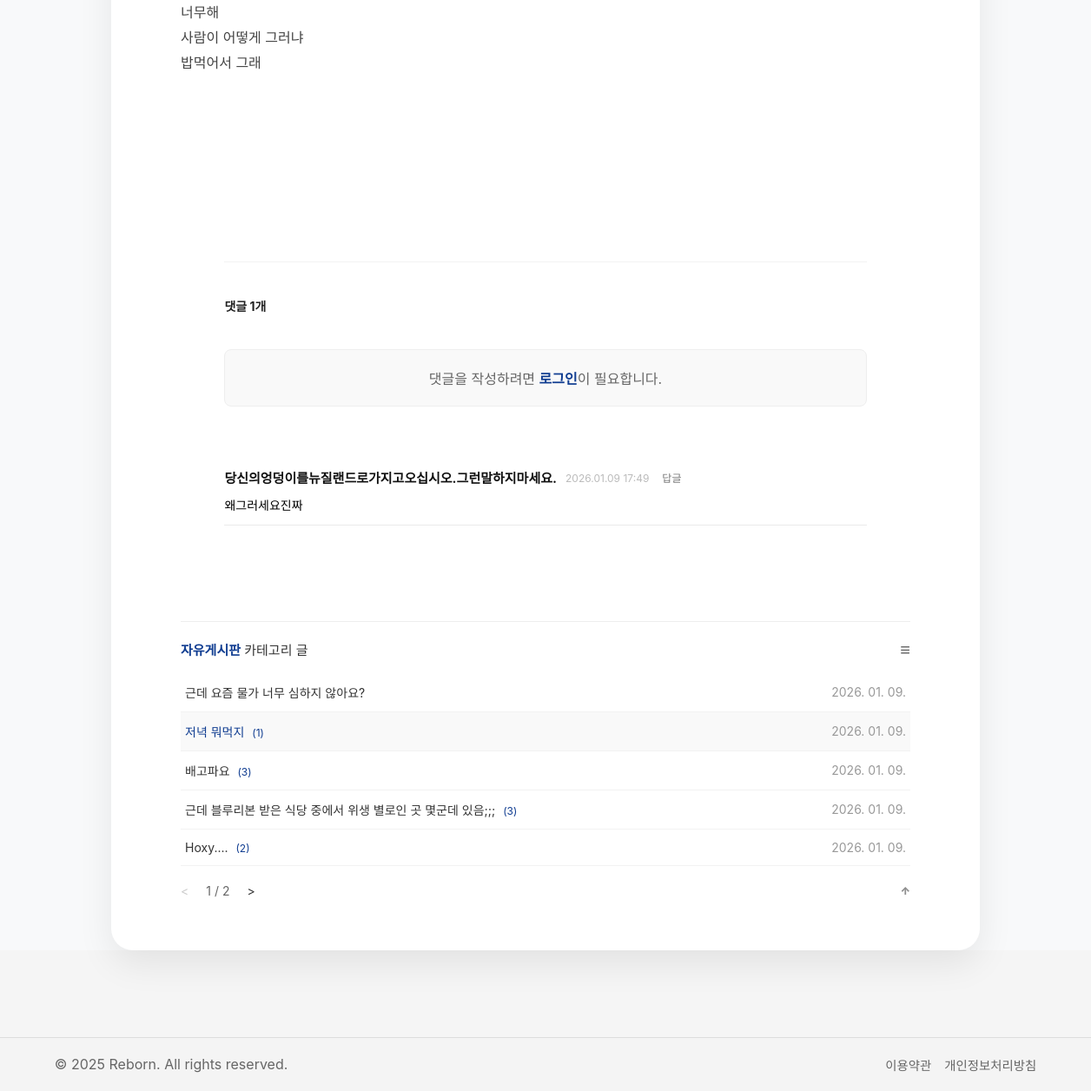
The app's page /board/bview/39/ (lower part), older data.
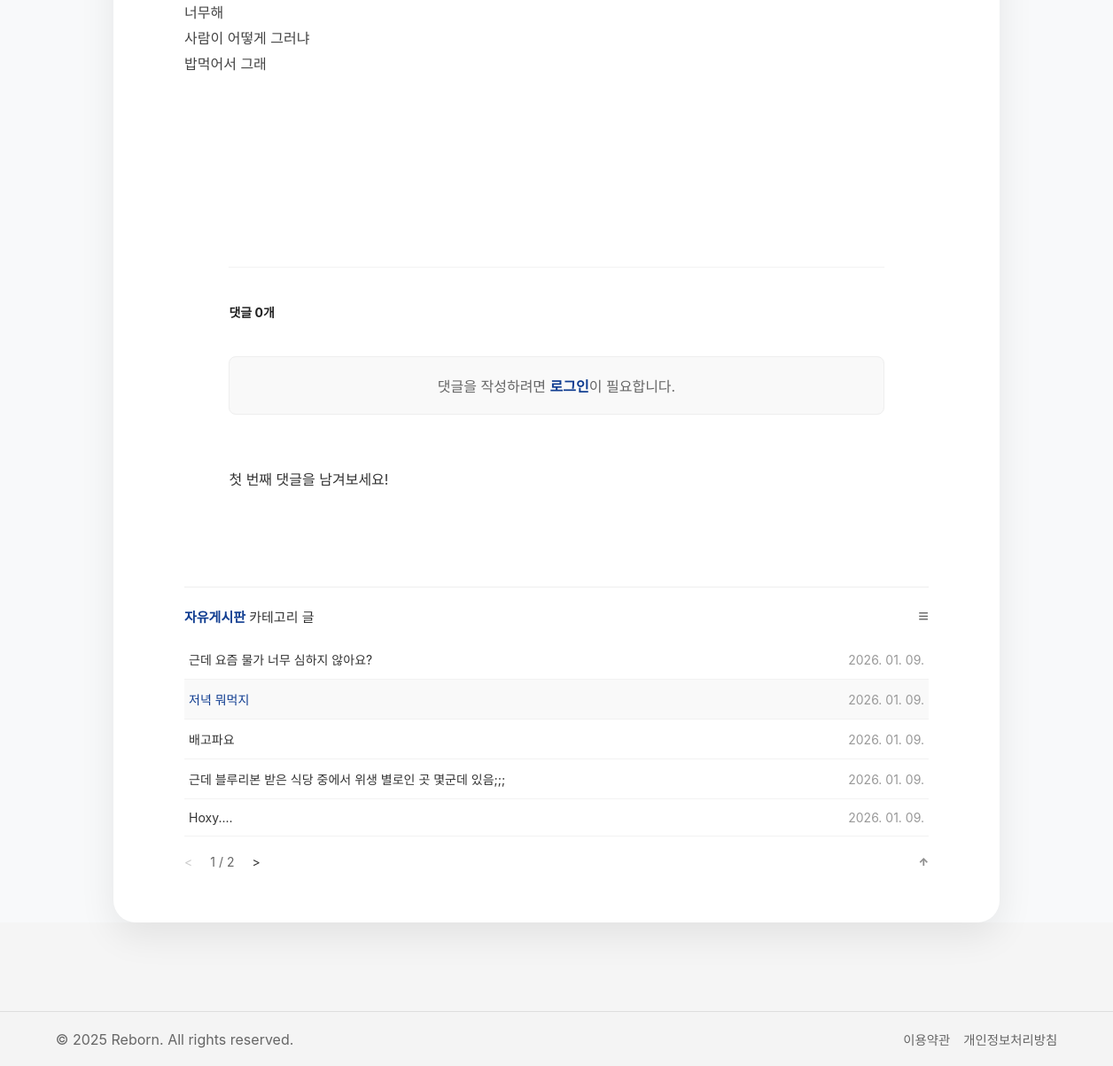
The same page, newer data.
### board/models.py (models this page shows, shortened)
class Post(models.Model):
    title = models.CharField(max_length=200)
    content = models.TextField()
    author = models.CharField(max_length=50, default='익명')
    created_at = models.DateTimeField(auto_now_add=True)
    views = models.PositiveIntegerField(default=0)
    likes = models.PositiveIntegerField(default=0)
    category = models.CharField(max_length=20, default='general')
    topic = models.CharField(max_length=20, null=True, blank=True)
    is_notice = models.BooleanField(default=False, null=True)  # 상단 고정 여부
    class Meta:
        ordering = ['-is_notice', '-created_at']

class Comment(models.Model):
    post = models.ForeignKey(Post, on_delete=models.CASCADE, related_name='comments')
    author = models.CharField(max_length=50)
    content = models.TextField()
    created_at = models.DateTimeField(auto_now_add=True)
    image = models.ImageField(upload_to='comments/%Y/%m/%d/', null=True, blank=True)
    parent = models.ForeignKey('self', on_delete=models.CASCADE, null=True, blank=True, related_name='replies')

### board/views.py (the view)
# urls.py: path('bview/<int:bno>/', views.bview, name='bview'),
def bview(request, bno):
    post = get_object_or_404(Post, id=bno)
    print(f"--- 현재 카테고리: [{post.category}] ---")
    viewed_posts = request.session.get('viewed_posts', [])
    if bno not in viewed_posts:
        post.views += 1
        post.save()
        viewed_posts.append(bno)
        request.session['viewed_posts'] = viewed_posts
        request.session.modified = True
    all_category_posts = Post.objects.filter(category=post.category).order_by('-created_at')
    paginator = Paginator(all_category_posts, 5)
    page_number = request.GET.get('page', 1) # URL에 page 파라미터가 없으면 1페이지
    posts_in_category = paginator.get_page(page_number)
    prev_post = Post.objects.filter(
        category=post.category,
        created_at__gt=post.created_at
    ).order_by('created_at').first()
    next_post = Post.objects.filter(
        category=post.category,
        created_at__lt=post.created_at
    ).order_by('-created_at').first()
    comments = post.comments.all().order_by('-created_at')
    context = {
        'post': post,
        'prev_post': prev_post,
        'next_post': next_post,
        'comments': comments,
        'posts_in_category': posts_in_category, # 템플릿에서 리스트 출력용
    }
    if post.category == 'notice':
        return render(request, 'board/nview.html', context)
    elif post.category == 'map':
        return render(request, 'board/mview.html', context)
    else:
        return render(request, 'board/bview.html', context)

### board/templates/board/bview.html (shortened to what this page needs)
{% extends "base.html" %}
{% load static %} {% block css %}
<link rel="stylesheet" href="{% static 'css/blist.css' %}">
<link rel='stylesheet' href="{% static 'css/bview.css' %}">
{% endblock css %}
{% block body %}
<div class="board-wrapper">
    <div class="main-container">
        <div class="view-container">
            <div class="view-content-box">
                <div id="post-display">
                    <div class="post-text">{{ post.content|linebreaks }}</div>
                </div>
            </div>
            <div class="comment-container">
                <span class="comment-count">댓글 {{ comments.count }}개</span>
                <br>
                {% if request.session.user_nm %}
                    <form action="{% url 'board:comment_write' post.id %}" method="POST" class="comment-form">
                        {% csrf_token %}
                        <textarea name="content" placeholder="따뜻한 댓글을 남겨주세요." required></textarea>
                        <button type="submit" class="btn-comment-submit">댓글등록</button>
                    </form>
                {% else %}
                    <div class="comment-login-required" style="padding: 20px; border: 1px solid #eee; border-radius: 8px; text-align: center; background: #f9f9f9; margin-bottom: 20px;">
                        <p style="margin: 0; color: #666;">댓글을 작성하려면 <a href="{% url 'member:login' %}" style="color: #103d91ff; font-weight: bold; ">로그인</a>이 필요합니다.</p>
                    </div>
                {% endif %}
                <br><br>
                <ul class="comment-list">
                    {% for comment in comments %}
                        {% if not comment.parent %}
                        <li class="comment-item">
                            <div class="comment-info">
                                <span class="comment-author">{{ comment.author }}</span>
                                <span class="comment-date">{{ comment.created_at|date:"Y.m.d H:i" }}</span>
                                <div class="comment-util">
                                    <a href="javascript:void(0)" onclick="toggleReply('{{ comment.id }}')" class="btn-reply">답글</a>
                                </div>
                            </div>
                            <p class="comment-text" id="content-{{ comment.id }}">{{ comment.content }}</p>
                        </li>
                        {% endif %}
                {% empty %}
                    <li class="no-comment">첫 번째 댓글을 남겨보세요!</li>
                {% endfor %}
                    </ul>
                </div>
            </div>
            <br><br><br>
            <div class="category-list-preview" style="margin-top: 50px; border-top: 1px solid #eee; padding-top: 20px;">
                <div class="category-header" style="display: flex; justify-content: space-between; align-items: center; margin-bottom: 15px;">
                    <h3 style="font-size: 15px; font-weight: normal;">
                        <strong style="color: #103d91ff;">자유게시판</strong> 카테고리 글
                    </h3>
                    <a href="{% url 'board:blist' %}" style="font-size: 20px; color: #666; text-decoration: none;">≡</a>
                </div>
                <table style="width: 100%; border-collapse: collapse; font-size: 14px;">
                    {% for p in posts_in_category %}
                    <tr style="border-bottom: 1px solid #f2f2f2; {% if p.id == post.id %}background-color: #f9f9f9;{% endif %}">
                        <td style="padding: 12px 5px;">
                            <a href="{% url 'board:bview' p.id %}" style="text-decoration: none; color: {% if p.id == post.id %}#103d91{% else %}#333{% endif %};">
                                {{ p.title }}
                                {% if p.comments.count > 0 %}
                                <span style="color: #103d91ff; font-size: 12px; margin-left: 5px;">({{ p.comments.count }})</span>
                                {% endif %}
                            </a>
                        </td>
                        <td style="padding: 12px 5px; text-align: right; color: #999; width: 100px;">
                            {{ p.created_at|date:"Y. m. d." }}
                        </td>
                    </tr>
                    {% endfor %}
                </table>
                <div class="category-pagination" style="display: flex; justify-content: center; align-items: center; margin-top: 20px; gap: 20px; font-size: 14px; color: #666;">
                    {% if posts_in_category.has_previous %}
                        <a href="?page={{ posts_in_category.previous_page_number }}" style="text-decoration: none; color: #333;">&lt; </a>
                    {% else %}
                        <span style="color: #ccc;">&lt; </span>
                    {% endif %}
                    <div class="page-numbers">
                        {{ posts_in_category.number }} / {{ posts_in_category.paginator.num_pages }}
                    </div>
                    {% if posts_in_category.has_next %}
                        <a href="?page={{ posts_in_category.next_page_number }}" style="text-decoration: none; color: #333;"> &gt;</a>
                    {% else %}
                        <span style="color: #ccc;"> &gt;</span>
                    {% endif %}
                    <a href="#" style="margin-left: auto; font-weight: 900; text-decoration: none; color: #8f8f8fff; font-size: 12px;">↑</a>
                </div>
            </div>
        </div>
    </div>
{% endblock body %}

### templates/base.html (shortened to what this page needs)
{% load static %}
<!DOCTYPE html>
<html>
<head>
    <link rel="stylesheet" type="text/css" href="/static/css/common.css">
    <link rel="stylesheet" type="text/css" href="/static/css/common_media.css">
    {% block css %}{% endblock %}
</head>
<body>
    <main class="content">
        {% block body %}{% endblock %}
    </main>
     {% include "footer.html" %}
</body>
</html>

### templates/footer.html
<footer class="footer">
	<div class="footer-content">
		<p>&copy; 2025 Reborn. All rights reserved.</p>
		<ul class="footer-links">
			<li><a href="#">이용약관</a></li>
			<li><a href="#">개인정보처리방침</a></li>
		</ul>
	</div>
</footer>

### static/css/common.css (style rules this page uses)
* { margin: 0; padding: 0; box-sizing: border-box; }
body { font-family: 'Pretendard', sans-serif; display: flex; flex-direction: column; min-height: 100vh; }
a { text-decoration: none; color: inherit; }
ul { list-style: none; }
.content { flex: 1; }
.footer { background-color: #f4f4f4; color: #666; padding: 20px 5%; border-top: 1px solid #ddd; }
.footer-content { display: flex; justify-content: space-between; align-items: center; flex-wrap: wrap; gap: 10px; }
.footer-links { display: flex; gap: 15px; font-size: 0.9rem; }

### static/css/blist.css (style rules this page uses)
body { margin: 0; padding: 0; background-color: #f5f5f5; font-family: 'Pretendard', -apple-system, sans-serif; color: #333; }
.main-container { max-width: 1100px; margin: -100px auto 50px; background: #ffffff; border-radius: 20px; padding: 40px 50px; box-shadow: 0 10px 30px rgba(0,0,0,0.1); position: relative; z-index: 10; }

### static/css/bview.css (style rules this page uses)
.board-wrapper { background-color: #f8f9fa; min-height: 100vh; }
.main-container { max-width: 1000px; margin: -80px auto 100px; background: #ffffff; border-radius: 25px; padding: 60px 80px; box-shadow: 0 15px 40px rgba(0,0,0,0.08); position: relative; z-index: 10; }
.view-content-box { padding: 20px 0 50px; min-height: 300px; }
.post-text { font-size: 16px; line-height: 1.8; color: #444; margin-bottom: 100px; white-space: pre-wrap; }
.comment-container { margin: 50px auto 0; padding-top: 40px; max-width: 88%; border-top: 1px solid #f2f2f2; }
.comment-count { display: block; font-size: 14px; font-weight: 700; color: #222; margin-bottom: 20px; }

Row changes from the older to the newer data that the page shows:
removed Comment: author "당신의엉덩이를뉴질랜드로가지고오십시오.그런말하지마세요.", created_at "2026.01.09 17:49", content "왜그러세요진짜"
changed Post "저녁 뭐먹지": comments.count "1" → (not shown)
shown differently, row unchanged: Post "배고파요": comments.count "3" → (not shown)
changed Post "근데 블루리본 받은 식당 중에서 위생 별로인 곳 몇군데 있음;;;": comments.count "3" → (not shown)
changed Post "Hoxy....": comments.count "2" → (not shown)
Text that changed along with them:
{{ comments.count }}: "1" → "0"
text now shown: "첫 번째 댓글을 남겨보세요!"
